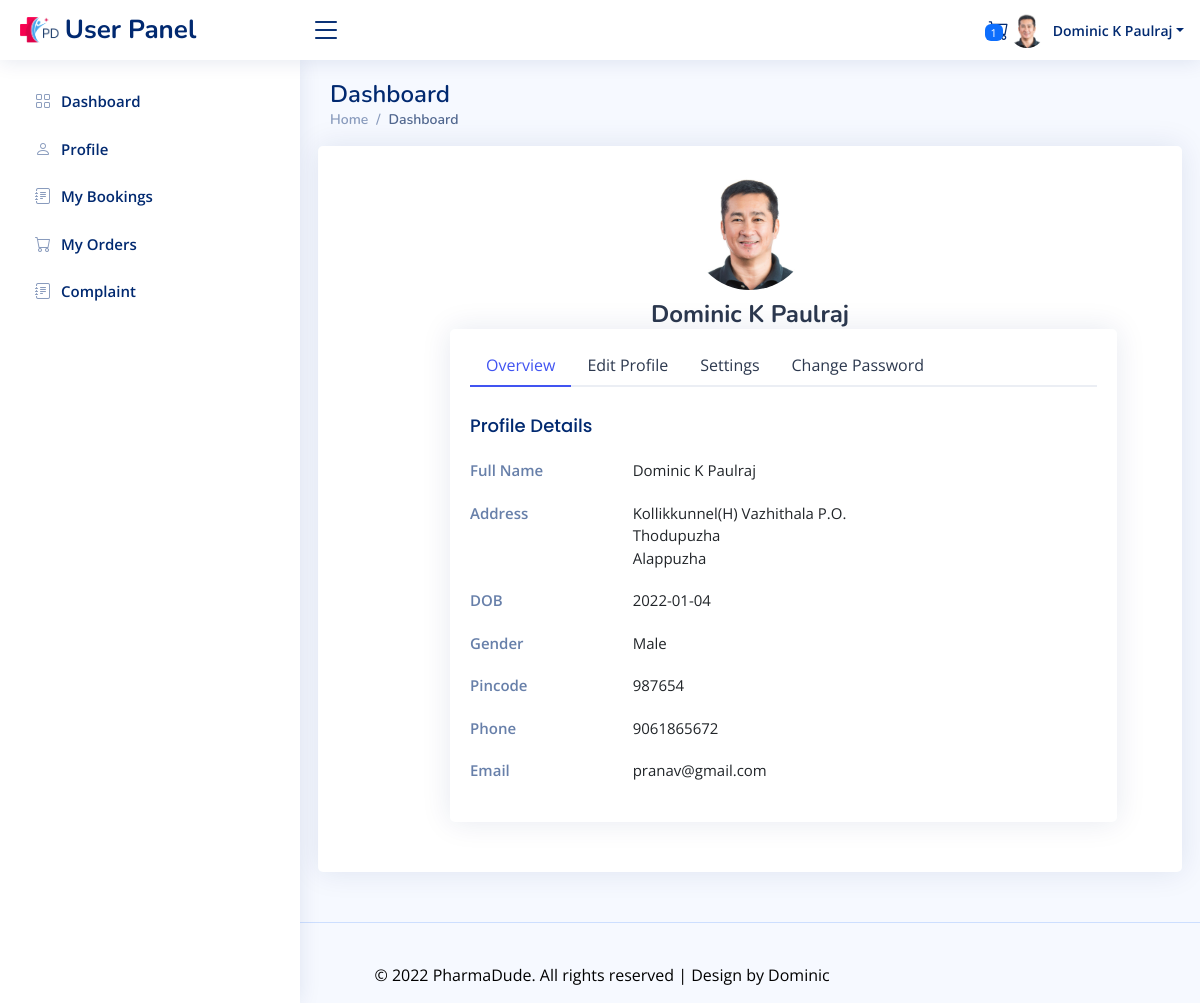
Page /user/profile.php (signed in) on the committed database.
### tables this page shows
CREATE TABLE `cuser` (
  `userid` int(11) NOT NULL,
  `name` varchar(24) NOT NULL,
  `address` varchar(50) NOT NULL,
  `dob` date NOT NULL,
  `gender` varchar(6) NOT NULL,
  `city` varchar(25) NOT NULL,
  `distid` int(11) NOT NULL,
  `pincode` varchar(6) NOT NULL,
  `profilepic` varchar(100) NOT NULL,
  `email` varchar(50) NOT NULL,
  `phone` varchar(10) NOT NULL
);

CREATE TABLE `district` (
  `distid` int(11) NOT NULL,
  `dname` varchar(20) NOT NULL
);

### user/profile.php (the view, shortened to what this page needs)
<?php
require('header.php');
?>
<main id="main" class="main">
    <div class="pagetitle">
        <h1>Dashboard</h1>
        <nav>
            <ol class="breadcrumb">
                <li class="breadcrumb-item"><a href="index.html">Home</a></li>
                <li class="breadcrumb-item active">Dashboard</li>
                </ol>
        </nav>
    </div>
    <section class="section profile">
      <div class="row">
          <div class="card">
            <div class="card-body profile-card pt-4 d-flex flex-column align-items-center">
            <img src="<?php echo '../uploads/user/'.$f['profilepic'];?>" alt="Profile" class="rounded-circle">
              <h2><?php echo $f['name']; ?></h2>
        <div class="col-xl-10 offset-1">
          <div class="card">
            <div class="card-body pt-3">
              <ul class="nav nav-tabs nav-tabs-bordered">
                <li class="nav-item">
                  <button class="nav-link active" data-bs-toggle="tab" data-bs-target="#profile-overview">Overview</button>
                </li>
                <li class="nav-item">
                  <button class="nav-link" data-bs-toggle="tab" data-bs-target="#profile-edit">Edit Profile</button>
                </li>
                <li class="nav-item">
                  <button class="nav-link" data-bs-toggle="tab" data-bs-target="#profile-settings">Settings</button>
                </li>
                <li class="nav-item">
                  <button class="nav-link" data-bs-toggle="tab" data-bs-target="#profile-change-password">Change Password</button>
                </li>
              </ul>
              <div class="tab-content pt-2">
                <div class="tab-pane fade show active profile-overview" id="profile-overview">
                  <h5 class="card-title">Profile Details</h5>
                  <div class="row">
                    <div class="col-lg-3 col-md-4 label ">Full Name</div>
                    <div class="col-lg-9 col-md-8"><?php echo $f['name']; ?></div>
                  </div>
                  <div class="row">
                    <div class="col-lg-3 col-md-4 label">Address</div>
                    <div class="col-lg-9 col-md-8">
                        <?php
                        echo $f['address'];
                        echo "<br>";
                        echo $f['city'];
                        echo "<br> ";
                        echo $f['dname'];
                        ?>
                    </div>
                  </div>
                  <div class="row">
                    <div class="col-lg-3 col-md-4 label">DOB</div>
                    <div class="col-lg-9 col-md-8"><?php echo $f['dob']; ?></div>
                  </div>
                  <div class="row">
                    <div class="col-lg-3 col-md-4 label">Gender</div>
                    <div class="col-lg-9 col-md-8"><?php echo $f['gender']; ?></div>
                  </div>
                  <div class="row">
                    <div class="col-lg-3 col-md-4 label">Pincode</div>
                    <div class="col-lg-9 col-md-8"><?php echo $f['pincode']; ?></div>
                  </div>
                  <div class="row">
                    <div class="col-lg-3 col-md-4 label">Phone</div>
                    <div class="col-lg-9 col-md-8"><?php echo $f['phone']; ?></div>
                  </div>
                  <div class="row">
                    <div class="col-lg-3 col-md-4 label">Email</div>
                    <div class="col-lg-9 col-md-8"><?php echo $f['email']; ?></div>
                  </div>
                </div>
              </div>
            </div>
          </div>
        </div>
      </div>
    </section>
</main>
<?php
require ('footer.php');
?>

### user/header.php (shortened to what this page needs)
<?php
require "../php/connect.php";
$email=$_SESSION['email'];
$sql="select * from cuser,district where email='$email' and cuser.distid=district.distid";
$result=mysqli_query($conn,$sql);
$f=mysqli_fetch_assoc($result);
$s="select * from cart where userid='$email'";
$rslt=mysqli_query($conn,$s);
$num=mysqli_num_rows($rslt);
?>
<html lang="en">
<head>
  <link href="assets/vendor/bootstrap/css/bootstrap.min.css" rel="stylesheet">
  <link href="assets/vendor/bootstrap-icons/bootstrap-icons.css" rel="stylesheet">
  <link href="assets/vendor/remixicon/remixicon.css" rel="stylesheet">
  <link href="assets/vendor/boxicons/css/boxicons.min.css" rel="stylesheet">
  <link href="assets/vendor/quill/quill.snow.css" rel="stylesheet">
  <link href="assets/vendor/quill/quill.bubble.css" rel="stylesheet">
  <link href="assets/vendor/simple-datatables/style.css" rel="stylesheet">
  <link href="assets/css/style.css" rel="stylesheet">
</head>
<body >
  <header id="header" class="header fixed-top d-flex align-items-center">
    <div class="d-flex align-items-center justify-content-between">
      <a href="index.html" class="logo d-flex align-items-center">
        <img src="../login/images/download.png" alt="error" >
        <span class="d-none d-lg-block" >User Panel</span>
      </a>
      <i class="bi bi-list toggle-sidebar-btn"></i>
    </div>
    <nav class="header-nav ms-auto">
      <ul class="d-flex align-items-center">
        <li class="nav-item dropdown">
          <a class="nav-link nav-icon" href="cart.php" >
            <span class="badge bg-primary badge-number"><?php echo $num; ?></span>
          </a>
        </li>
        <li class="nav-item dropdown pe-3">
          <a class="nav-link nav-profile d-flex align-items-center pe-0" href="#" data-bs-toggle="dropdown">
            <img src="<?php echo '../uploads/user/'.$f['profilepic'];?>" alt="Profile" class="rounded-circle">
            <span class="d-none d-md-block dropdown-toggle ps-2"><?php echo $f['name'];?></span>
          </a>
        </li>
      </ul>
    </nav>
  </header>
<aside id="sidebar" class="sidebar">
<ul class="sidebar-nav" id="sidebar-nav">
  <li class="nav-item">
    <a class="nav-link collapsed" data-bs-target="#forms-nav" href="index.php">
      <i class="bi bi-grid"></i>
      <span>Dashboard</span>
    </a>
  </li>
  <li class="nav-item">
    <a class="nav-link collapsed" data-bs-target="#forms-nav" href="profile.php">
      <i class="bi bi-person"></i>
      <span>Profile</span>
    </a>
  </li>
  <li class="nav-item">
    <a class="nav-link collapsed" data-bs-target="#forms-nav"  href="treqau.php">
      <i class="bi bi-journal-text"></i><span>My Bookings</span>
    </a>
  </li>
  <li class="nav-item">
    <a class="nav-link collapsed" data-bs-target="#forms-nav"  href="myorders.php">
      <i class="bi bi-cart"></i><span>My Orders</span>
    </a>
  </li>
  <li class="nav-item">
    <a class="nav-link collapsed" data-bs-target="#forms-nav"  href="complaint.php">
      <i class="bi bi-journal-text"></i><span>Complaint</span>
    </a>
  </li>
</ul>
</aside>

### user/assets/css/style.css (style rules this page uses)
:root { scroll-behavior: smooth; }
body { font-family: "Open Sans", sans-serif; background: #f6f9ff; color: #444444; }
a { color: #4154f1; text-decoration: none; }
h1, h2, h3, h4, h5, h6 { font-family: "Nunito", sans-serif; }
#main { margin-top: 60px; padding: 20px 30px; transition: all 0.3s; }
.pagetitle { margin-bottom: 10px; }
.pagetitle h1 { font-size: 24px; margin-bottom: 0; font-weight: 600; color: #012970; }
.card { margin-bottom: 30px; border: none; border-radius: 5px; box-shadow: 0px 0 30px rgba(1, 41, 112, 0.1); overflow: hidden; }
.card-title { padding: 20px 0 15px 0; font-size: 18px; font-weight: 500; color: #012970; font-family: "Poppins", sans-serif; }
.card-body { padding: 0 20px 20px 20px; }
.breadcrumb { font-size: 14px; font-family: "Nunito", sans-serif; color: #899bbd; font-weight: 600; }
.breadcrumb a { color: #899bbd; transition: 0.3s; }
.breadcrumb .breadcrumb-item::before { color: #899bbd; }
.breadcrumb .active { color: #51678f; font-weight: 600; }
.nav-tabs-bordered { border-bottom: 2px solid #ebeef4; }
.nav-tabs-bordered .nav-link { margin-bottom: -2px; border: none; color: #2c384e; }
.nav-tabs-bordered .nav-link.active { background-color: #fff; color: #4154f1; border-bottom: 2px solid #4154f1; }
.logo { line-height: 1; }
@media (min-width: 1200px) { .logo { width: 280px; } }
.logo img { max-height: 26px; margin-right: 6px; }
.logo span { font-size: 26px; font-weight: 700; color: #012970; font-family: "Nunito", sans-serif; }
.header { transition: all 0.5s; z-index: 997; height: 60px; box-shadow: 0px 2px 20px rgba(1, 41, 112, 0.1); background-color: #fff; padding-left: 20px; }
.header .toggle-sidebar-btn { font-size: 32px; padding-left: 10px; cursor: pointer; color: #012970; }
.header-nav ul { list-style: none; }
.header-nav > ul { margin: 0; padding: 0; }
.header-nav .nav-icon { font-size: 20px; color: #012970; }
.header-nav .nav-profile { color: #012970; }
.header-nav .nav-profile img { max-height: 36px; }
.header-nav .nav-profile span { font-size: 14px; font-weight: 600; }
.header-nav .badge-number { position: absolute; inset: 4px 6px auto auto; font-weight: normal; font-size: 11px; padding: 3px 6px; }
.sidebar { position: fixed; top: 60px; left: 0; bottom: 0; width: 300px; z-index: 996; transition: all 0.3s; padding: 20px; overflow-y: auto; scrollbar-width: thin; scrollbar-color: #aab7cf transparent; box-shadow: 0px 0px 20px rgba(1, 41, 112, 0.1); background-color: #fff; }
@media (min-width: 1200px) { #main, #footer { margin-left: 300px; } }
.sidebar-nav { padding: 0; margin: 0; list-style: none; }
.sidebar-nav li { padding: 0; margin: 0; list-style: none; }
.sidebar-nav .nav-item { margin-bottom: 5px; }
.sidebar-nav .nav-link { display: flex; align-items: center; font-size: 15px; font-weight: 600; color: #4154f1; transition: 0.3; background: #f6f9ff; padding: 10px 15px; border-radius: 4px; }
.sidebar-nav .nav-link i { font-size: 16px; margin-right: 10px; color: #4154f1; }
.sidebar-nav .nav-link.collapsed { color: #012970; background: #fff; }
.sidebar-nav .nav-link.collapsed i { color: #899bbd; }
.profile .profile-card img { max-width: 120px; }
.profile .profile-card h2 { font-size: 24px; font-weight: 700; color: #2c384e; margin: 10px 0 0 0; }
.profile .profile-overview .row { margin-bottom: 20px; font-size: 15px; }
.profile .profile-overview .card-title { color: #012970; }
.profile .profile-overview .label { font-weight: 600; color: rgba(1, 41, 112, 0.6); }

### rows in the picture
cuser: profilepic (picture), name "Dominic K Paulraj", address "Kollikkunnel(H) Vazhithala P.O.", city "Thodupuzha", distid.dname "Alappuzha", dob "2022-01-04", gender "Male", pincode "987654", phone "9061865672", email "pranav@gmail.com"

### other values in the picture
$num "1"
